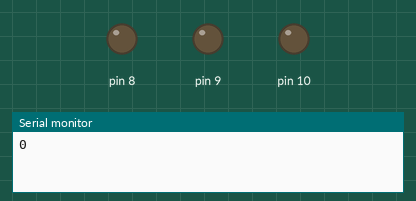
Bench run of a sketch on a simulated Arduino Uno, built with avr-gcc and run on an emulated ATmega328P. Parts: output pins drawn as LEDs (lit = HIGH), the last lines printed to the serial monitor.

Above: at 0.5 s.
At 2.5 s:
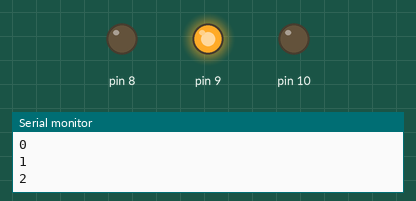
At 3.5 s:
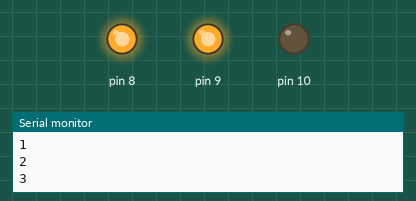
At 4.5 s:
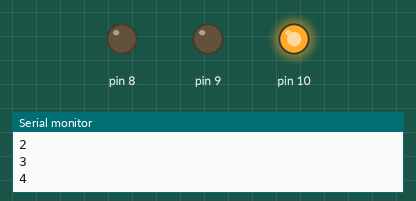
At 6.5 s:
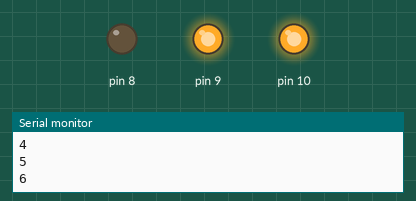
At 9.5 s:
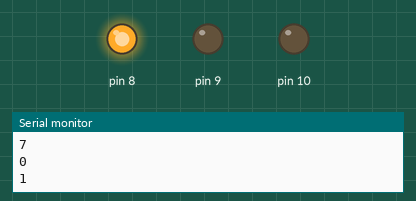
Timing chart, 0 to 10.4 s (numbered marks = the images above):
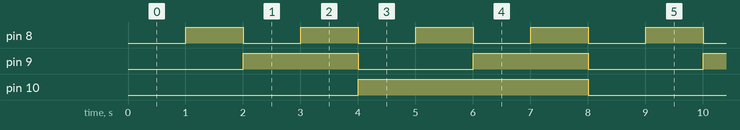

The sketch:

Ex_2_b.ino
```cpp
int unit = 1000; // counter time

void setup() {
  Serial.begin(9600);
  pinMode(8, OUTPUT);
  pinMode(9, OUTPUT);
  pinMode(10, OUTPUT);
}

void loop() {
  // Runs a counter from 0-7
  for(int i = 0; i < 8; i++){
    // Turns off every LED before tuning the right ones on again
    digitalWrite(8, LOW);
    digitalWrite(9, LOW);
    digitalWrite(10, LOW);
    Serial.println(i);
    display(i);
    delay(unit);
  }
}

// Uses the modulo operator to display the binary number on the LEDs
void display(int i){
  if (i % 4 < i && i > 3){
    digitalWrite(10, HIGH);
    i = i % 4;
  }
  if (i % 2 < i && i > 1){
    digitalWrite(9, HIGH);
    i = i % 2;
  }
  if (i % 1 < i && i > 0){
    digitalWrite(8, HIGH);
  }
}
```

Measured:
- by itself, pin 8: alternates HIGH for 1.0 s and LOW for 1.0 s
- by itself, pin 9: alternates HIGH for 2.0 s and LOW for 2.0 s
- by itself, pin 10: alternates HIGH for 4.0 s and LOW for 4.0 s
